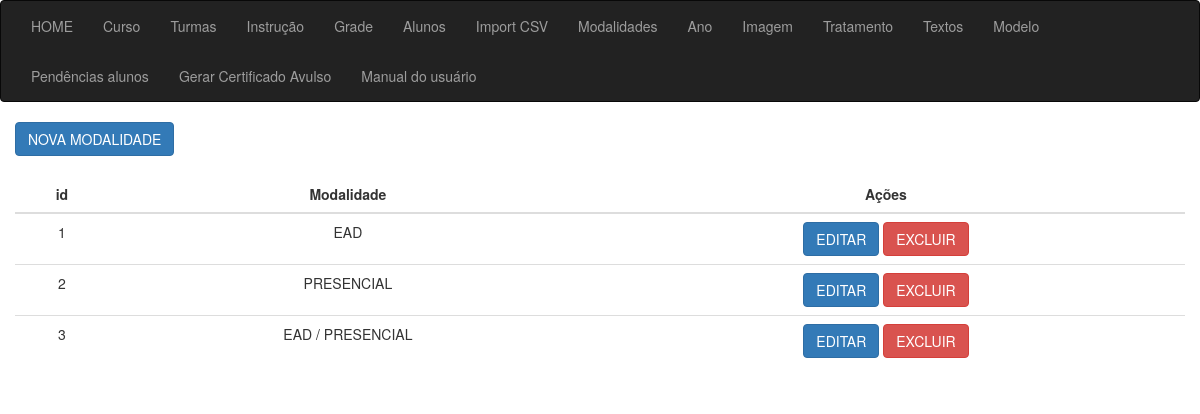
Page /sgc/tipo_lista on the committed database.
### app_cert/models.py (models this page shows, shortened)
class Tipo(models.Model):  # EAD Presencial
    id = models.AutoField(primary_key=True)
    tipo = models.CharField(max_length=20, verbose_name="Tipo do curso - EAD/PRE/SEMI")
    create_at = models.DateTimeField(auto_now_add=True, null=True)
    class Meta:
        verbose_name = 'Tipo'
        verbose_name_plural = 'Tipos'
        ordering = ['create_at']

### app_cert/views/views_tipo.py (the view)
# urls.py: path('tipo_lista', tipo_lista, name="tipo_lista"),
def tipo_lista(request):
    dataset = Tipo.objects.all()
    context = {"dataset": dataset}
    return render(request, 'tipo/lista.html', context)

### app_cert/templates/tipo/lista.html (shortened to what this page needs)
{% extends 'sgc_base.html' %}
{% block content %}
<div class="container">
    <div class="row">
        <div class="col-md-15">
            <a href="{% url 'tipo_novo' %}" class="btn btn-primary">NOVA MODALIDADE</a>
            <div class="col-8 m-auto pt-4 pb-2 text-center">
                <table class="table">
                    <thead class="thead-dark">
                        <tr>
                            <th style="text-align: center">id</th>
                            <th style="text-align: center">Modalidade</th>
                            <th style="text-align: center">Ações</th>
                        </tr>
                    </thead>
                    <tbody>
                        {% for data in dataset %}
                        <tr>
                            <td style="text-align: center">{{ data.id }}</td>
                            <td style="text-align: center">{{ data.tipo }}</td>
                            <td>
                                <a href="/tipo_editar/{{ data.id }}/" class="btn btn-primary">EDITAR</a>
                                <a href="/tipo_delete/{{ data.id }}/" class="btn btn-danger">EXCLUIR</a>
                            </td>
                        </tr>
                        {% endfor %}
                    </tbody>
                </table>
            </div>
        </div>
    </div>
</div>
{% endblock %}

### rows in the picture
Tipo: id "1", tipo "EAD"
Tipo: id "2", tipo "PRESENCIAL"
Tipo: id "3", tipo "EAD / PRESENCIAL"
